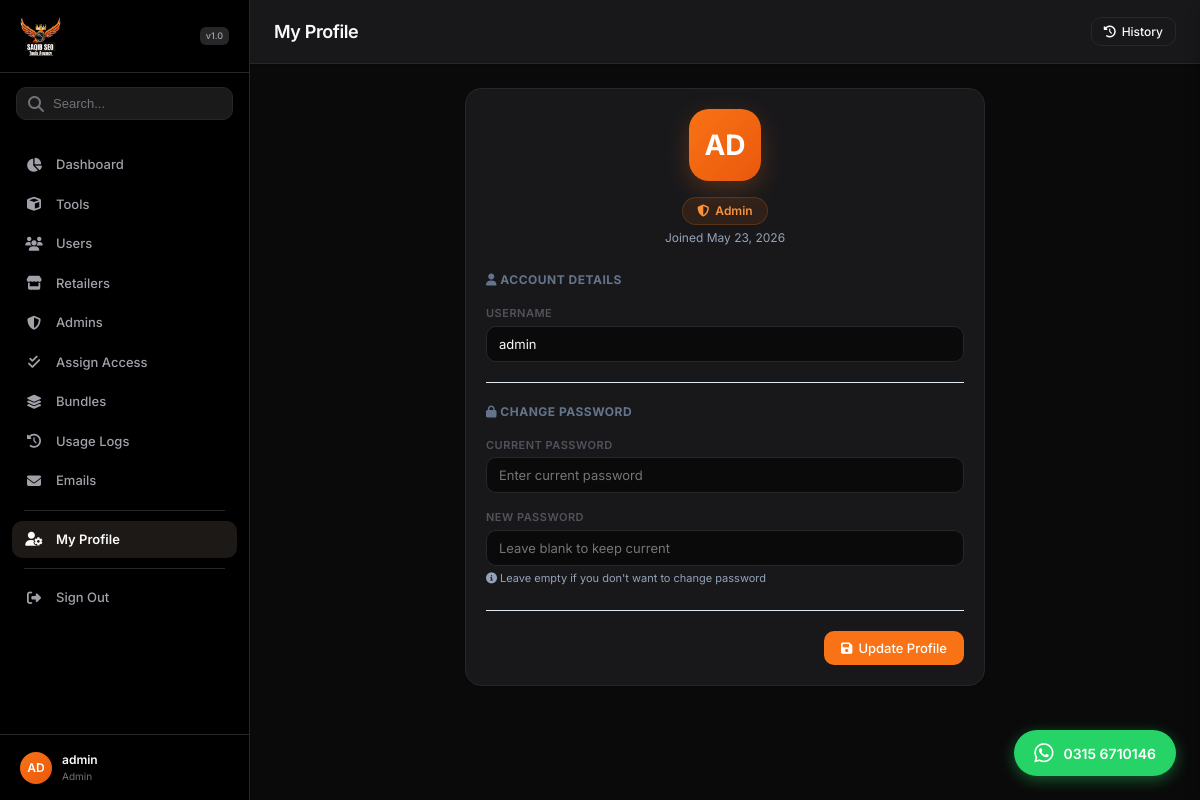
Screenshot of /profile (signed in) with the database file from the repository.
### database.py (models this page shows)
class User(db.Model):
    __tablename__ = 'users'
    id          = db.Column(db.Integer, primary_key=True)
    username    = db.Column(db.String(80), unique=True, nullable=False)
    password    = db.Column(db.String(200), nullable=False)
    role        = db.Column(db.String(20), default='user')
    is_active   = db.Column(db.Boolean, default=True)
    created_by  = db.Column(db.Integer, db.ForeignKey('users.id'), nullable=True)
    created_at  = db.Column(db.DateTime, default=_utcnow)
    subscription_expires_at = db.Column(db.DateTime, nullable=True)
    session_token = db.Column(db.String(64), nullable=True)
    api_token = db.Column(db.String(64), nullable=True)
    assigned_tools = db.relationship('UserTool', back_populates='user',
                                     cascade='all, delete-orphan')
    sub_users = db.relationship('User', backref=db.backref('creator', remote_side='User.id'),
                                lazy='dynamic', foreign_keys=[created_by])

### app.py (the view, shortened to what this page needs)
@app.route('/profile', methods=['GET', 'POST'])
@login_required
def profile():
    uid = session['uid']
    user = User.query.get_or_404(uid)
    return render_template('admin_profile.html', user=user)

### app.py (called while the page is built)
@app.before_request
def check_session():
    if 'uid' in session and 'session_token' in session:
        if request.endpoint in ('static', 'login', 'logout', 'forgot_password', 'reset_password', 'health', 'launch_page', 'launch_download', 'claim_launch', 'mobile_login', 'mobile_logout', 'mobile_tools', 'mobile_tool_image', 'mobile_launch'):
            return
        user = db.session.get(User, session['uid'])
        if not user or user.session_token != session['session_token']:
            if user and user.role == 'admin':
                return
            session.clear()
            from flask import redirect
            return redirect('/login')

def login_required(f):
    @wraps(f)
    def inner(*a, **kw):
        if 'uid' not in session:
            return redirect(url_for('login'))
        resp = f(*a, **kw)
        if isinstance(resp, Response):
            resp.headers['Cache-Control'] = 'no-store, no-cache, must-revalidate, max-age=0'
            resp.headers['Pragma'] = 'no-cache'
            resp.headers['Expires'] = '0'
        return resp
    return inner

@app.context_processor
def inject_now():
    return {'now_utc': lambda: datetime.now(timezone.utc).replace(tzinfo=None)}

@app.context_processor
def inject_current_user():
    if 'uid' in session:
        user = db.session.get(User, session['uid'])
        return {'current_user': user}
    return {'current_user': None}

@app.context_processor
def inject_active_sessions():
    if 'uid' in session:
        role = session.get('role')
        if role == 'admin':
            logs = (UsageLog.query
                    .order_by(UsageLog.opened_at.desc())
                    .limit(8).all())
        elif role == 'retailer':
            logs = (UsageLog.query
                    .join(User, UsageLog.user_id == User.id)
                    .filter(User.created_by == session['uid'])
                    .order_by(UsageLog.opened_at.desc())
                    .limit(8).all())
        else:
            logs = (UsageLog.query
                    .filter_by(user_id=session['uid'])
                    .order_by(UsageLog.opened_at.desc())
                    .limit(8).all())
        return {'active_sessions': logs}
    return {'active_sessions': []}

### templates/admin_profile.html (shortened to what this page needs)
{% extends "layout.html" %}
{% block page_title %}My Profile{% endblock %}
{% block content %}
<div class="card profile-card">
  <div class="card-body">
    <div class="profile-avatar">{{ user.username[:2].upper() }}</div>
    <div class="profile-role">
      <span class="role-badge"><i class="fas fa-shield-alt"></i> {{ user.role }}</span>
      <div class="joined">Joined {{ user.created_at.strftime('%b %d, %Y') }}</div>
    </div>
    <form method="POST" action="/admin/profile">
      <div class="form-section-title"><i class="fas fa-user"></i> Account Details</div>
      <div class="form-group">
        <label>Username</label>
        <input class="form-control" name="username" value="{{ user.username }}" required>
      </div>
      <div class="form-divider"></div>
      <div class="form-section-title"><i class="fas fa-lock"></i> Change Password</div>
      <div class="form-group">
        <label>Current Password</label>
        <input class="form-control" type="password" name="current_password" required placeholder="Enter current password">
      </div>
      <div class="form-group">
        <label>New Password</label>
        <input class="form-control" type="password" name="new_password" placeholder="Leave blank to keep current">
        <div class="pw-hint"><i class="fas fa-info-circle"></i> Leave empty if you don't want to change password</div>
      </div>
      <div style="display:flex;gap:12px;justify-content:flex-end;margin-top:24px;padding-top:20px;border-top:1px solid #e2e8f0">
        <button type="submit" class="btn btn-primary"><i class="fas fa-save"></i> Update Profile</button>
      </div>
    </form>
  </div>
</div>
{% endblock %}

### templates/layout.html (style rules this page uses)
:root { --primary: #F97316; --primary-hover: #EA580C; --primary-light: rgba(249, 115, 22, 0.1); --success: #10b981; --warning: #f59e0b; --danger: #ef4444; --slate-50: #fafafa; --slate-100: #f4f4f5; --slate-200: #e4e4e7; --slate-300: #d4d4d8; --slate-400: #a1a1aa; --slate-500: #71717a; --slate-600: #52525b; --slate-700: #3f3f46; --slate-800: #27272a; --slate-900: #18181b; --bg-main: #0A0A0A; --bg-card: #18181B; --border-color: #27272A; --text-main: #FAFAFA; --text-muted: #A1A1AA; --sidebar-bg: #000000; --sidebar-text: #A1A1AA; --sidebar-text-active: #FAFAFA; --sidebar-item-hover: rgba(249, 115, 22, 0.08); --sidebar-item-active: #1C1917; --sidebar-border: #27272A; --sidebar-width: 250px; --header-height: 64px; --radius-sm: 6px; --radius-md: 10px; --radius-lg: 16px; --font-sans: 'Inter', -apple-system, BlinkMacSystemFont, "Segoe UI", Roboto, sans-serif; --shadow-sm: 0 1px 2px 0 rgba(0, 0, 0, 0.3); --shadow-md: 0 4px 6px -1px rgba(0, 0, 0, 0.4), 0 2px 4px -2px rgba(0, 0, 0, 0.3); --shadow-lg: 0 10px 15px -3px rgba(0, 0, 0, 0.4), 0 4px 6px -4px rgba(0, 0, 0, 0.3); }
* { box-sizing: border-box; margin: 0; padding: 0; }
body { font-family: var(--font-sans); background-color: var(--bg-main); color: var(--text-main); line-height: 1.5; min-height: 100vh; display: flex; }
.btn { display: inline-flex; align-items: center; justify-content: center; gap: 6px; padding: 8px 16px; border: 1px solid transparent; border-radius: var(--radius-md); font-size: 13px; font-weight: 500; cursor: pointer; transition: all 0.15s ease; font-family: inherit; text-decoration: none; }
.btn-primary { background-color: var(--primary); color: white; }
.card { background-color: var(--bg-card); border: 1px solid var(--border-color); border-radius: var(--radius-lg); box-shadow: var(--shadow-sm); margin-bottom: 24px; overflow: hidden; }
.card-body { padding: 20px; }
.form-group { margin-bottom: 16px; }
.form-group label { display: block; font-size: 11px; font-weight: 600; color: var(--slate-600); margin-bottom: 4px; text-transform: uppercase; letter-spacing: 0.5px; }
.form-control { width: 100%; padding: 9px 12px; background-color: #0A0A0A; border: 1px solid var(--border-color); border-radius: var(--radius-md); color: var(--text-main); outline: none; transition: all 0.15s; font-family: inherit; font-size: 13px; }

### templates/admin_profile.html (style rules this page uses)
.profile-card { max-width: 520px; margin: 0 auto; }
.profile-avatar { width: 72px; height: 72px; border-radius: 20px; background: linear-gradient(135deg, #F97316, #EA580C); display: flex; align-items: center; justify-content: center; color: white; font-size: 28px; font-weight: 700; margin: 0 auto 16px; box-shadow: 0 8px 24px rgba(249,115,22,0.25); }
.profile-role { text-align: center; margin-bottom: 24px; }
.profile-role .role-badge { display: inline-flex; align-items: center; gap: 6px; background: rgba(249,115,22,0.1); color: #FB923C; border: 1px solid rgba(249,115,22,0.2); padding: 4px 14px; border-radius: 20px; font-size: 12px; font-weight: 600; text-transform: capitalize; }
.profile-role .joined { font-size: 12px; color: #94a3b8; margin-top: 4px; }
.form-divider { height: 1px; background: #e2e8f0; margin: 20px 0; }
.form-section-title { font-size: 12px; font-weight: 700; color: #64748b; text-transform: uppercase; letter-spacing: 0.5px; margin-bottom: 16px; }
.pw-hint { font-size: 11px; color: #94a3b8; margin-top: 4px; }

### rows the page displays
User: username "AD", role "Admin", created_at "May 23, 2026", username "admin"

### other values shown
{{ session.get('username','A')[:2].upper() }} "AD"
{{ session.get('username','User') }} "admin"
{{ session.get('role','user') }} "Admin"
